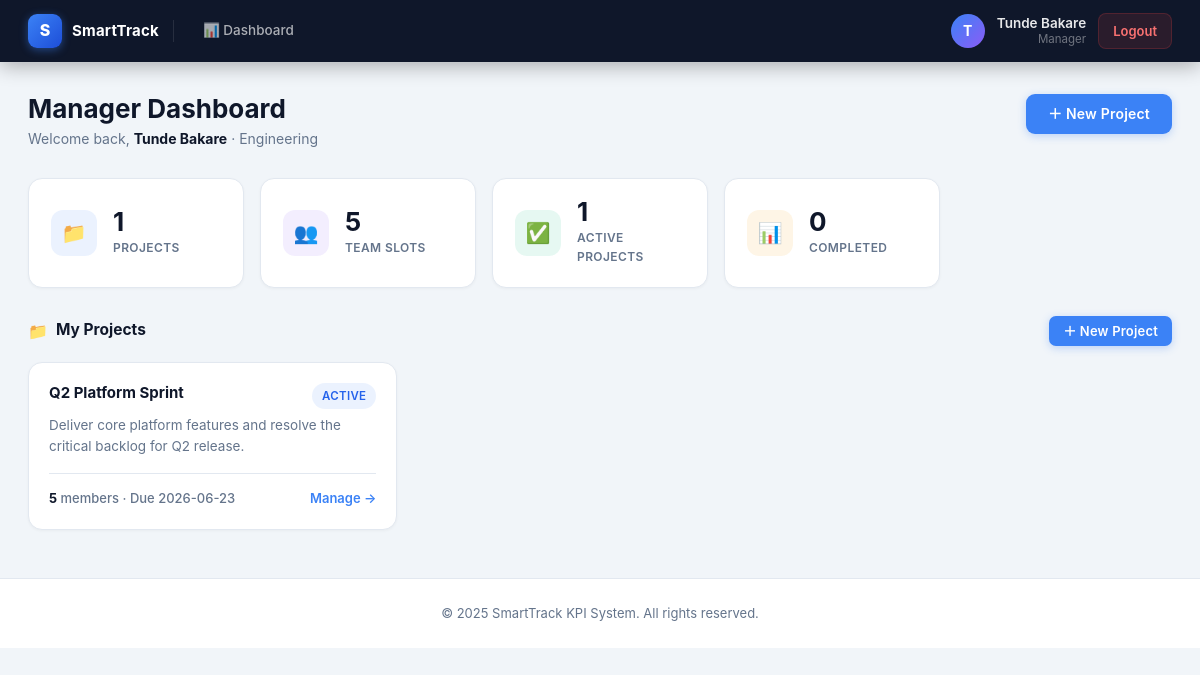
The page /manager/dashboard (signed in) on the database its author committed.
### tables this page shows
CREATE TABLE users (
            id            INTEGER PRIMARY KEY AUTOINCREMENT,
            username      TEXT UNIQUE NOT NULL,
            password      TEXT NOT NULL,
            full_name     TEXT NOT NULL,
            role          TEXT NOT NULL CHECK(role IN ('admin','manager','employee')),
            department_id INTEGER REFERENCES departments(id),
            company_id    INTEGER NOT NULL REFERENCES companies(id)
        );

CREATE TABLE departments (
            id         INTEGER PRIMARY KEY AUTOINCREMENT,
            name       TEXT NOT NULL,
            company_id INTEGER REFERENCES companies(id)
        );

CREATE TABLE projects (
            id            INTEGER PRIMARY KEY AUTOINCREMENT,
            name          TEXT NOT NULL,
            description   TEXT,
            start_date    TEXT NOT NULL,
            end_date      TEXT NOT NULL,
            status        TEXT NOT NULL DEFAULT 'active'
                              CHECK(status IN ('active','completed','archived')),
            created_by    INTEGER REFERENCES users(id),
            department_id INTEGER REFERENCES departments(id),
            company_id    INTEGER NOT NULL REFERENCES companies(id),
            created_at    TEXT DEFAULT (datetime('now'))
        );

### app.py (the view)
@app.get("/manager/dashboard", response_class=HTMLResponse)
def mgr_dashboard(request: Request):
    user = require_role(request, "manager")
    conn = get_conn()
    projects = conn.execute(
        "SELECT p.*, "
        "(SELECT COUNT(*) FROM project_members WHERE project_id=p.id) as member_count, "
        "(SELECT COUNT(*) FROM kpis WHERE project_id=p.id) as kpi_count "
        "FROM projects p WHERE p.department_id=? "
        "ORDER BY p.end_date",
        (user["department_id"],)
    ).fetchall()
    conn.close()
    return templates.TemplateResponse("manager.html",
                                      {"request": request, "user": user, "projects": projects})

### templates/manager.html (shortened to what this page needs)
{% extends "base.html" %}
{% block content %}
{% set ns = namespace(total_members=0) %}
{% for p in projects %}
    {% set ns.total_members = ns.total_members + p['member_count'] %}
{% endfor %}
<div class="page-header">
    <div>
        <h1 class="page-header-title">Manager Dashboard</h1>
        <p class="page-header-subtitle">Welcome back, <strong>{{ user['full_name'] }}</strong>
            {% if user['dept_name'] %} · {{ user['dept_name'] }}{% endif %}
        </p>
    </div>
    <div class="page-header-actions">
        <a href="/manager/project/new"><button>＋ New Project</button></a>
    </div>
</div>
<div class="stats-grid">
    <div class="stat-card">
        <div class="stat-icon si-blue">📁</div>
        <div>
            <div class="stat-value">{{ projects | length }}</div>
            <div class="stat-label">Projects</div>
        </div>
    </div>
    <div class="stat-card">
        <div class="stat-icon si-purple">👥</div>
        <div>
            <div class="stat-value">{{ ns.total_members }}</div>
            <div class="stat-label">Team Slots</div>
        </div>
    </div>
    <div class="stat-card">
        <div class="stat-icon si-green">✅</div>
        <div>
            {% set active_count = projects | selectattr('status', 'equalto', 'active') | list | length %}
            <div class="stat-value">{{ active_count }}</div>
            <div class="stat-label">Active Projects</div>
        </div>
    </div>
    <div class="stat-card">
        <div class="stat-icon si-amber">📊</div>
        <div>
            {% set done_count = projects | selectattr('status', 'equalto', 'completed') | list | length %}
            <div class="stat-value">{{ done_count }}</div>
            <div class="stat-label">Completed</div>
        </div>
    </div>
</div>
<div class="section-header">
    <h2 class="section-title"><span class="section-icon">📁</span> My Projects</h2>
    <a href="/manager/project/new" class="btn btn-sm">＋ New Project</a>
</div>
{% if projects %}
<div class="project-grid">
    {% for project in projects %}
    <a class="project-card" href="/manager/project/{{ project['id'] }}">
        <div class="project-card-top">
            <h3 class="project-card-name">{{ project['name'] }}</h3>
            <span class="badge {{ 'badge-success' if project['status'] == 'completed' else 'badge-primary' }}">
                {{ project['status'] | title }}
            </span>
        </div>
        <p class="project-card-desc">{{ project['description'] or 'No description provided.' }}</p>
        <div class="project-card-footer">
            <span class="project-meta">
                <strong>{{ project['member_count'] }}</strong> member{{ 's' if project['member_count'] != 1 }}
                · Due {{ project['end_date'] }}
            </span>
            <span class="project-arrow">Manage →</span>
        </div>
    </a>
    {% endfor %}
</div>
{% else %}
<div class="empty-state">
    <span class="empty-icon">📋</span>
    <h4>No projects yet</h4>
    <p>Create your first project to start assigning KPIs to your team.</p>
</div>
{% endif %}
{% endblock %}

### templates/base.html (shortened to what this page needs)
<!DOCTYPE html>
<html lang="en">
<head>
    <link rel="stylesheet" href="{{ url_for('static', path='style.css') }}?v=20">
</head>
<body class="{% block body_class %}{% endblock %}">
    {% set auth_paths = ['/', '/login', '/register', '/signup'] %}
    {% if request.url.path not in auth_paths %}
    <nav class="navbar">
        <div class="navbar-brand">
            <div class="navbar-logo">S</div>
            <span class="navbar-title">SmartTrack</span>
        </div>
        <div class="navbar-links">
            {% if request.session.get('user_id') and user %}
            <a href="/{{ user['role'] }}/dashboard">
                📊 Dashboard
            </a>
            {% endif %}
        </div>
        <div class="navbar-user">
            {% if request.session.get('user_id') and user %}
            <div class="user-avatar">{{ user['full_name'][0] | upper if user['full_name'] else 'U' }}</div>
            <div class="user-info">
                <div class="user-name-text">{{ user['full_name'] }}</div>
                <div class="user-role-text">{{ user['role'] | title }}</div>
            </div>
            <a href="/logout" class="btn-logout">Logout</a>
            {% endif %}
        </div>
    </nav>
    {% endif %}
    <main>
        {% block content %}{% endblock %}
    </main>
    {% if request.url.path not in auth_paths %}
    <footer>
        <p>&copy; 2025 SmartTrack KPI System. All rights reserved.</p>
    </footer>
    {% endif %}
</body>
</html>

### rows shown on the page
users: full_name "T", full_name "Tunde Bakare", role "Manager"
departments: dept_name "Engineering"
projects: name "Q2 Platform Sprint", status "ACTIVE", description "Deliver core platform features and resolve the critical backlog for Q2 release.", member_count "5", member_count "s", end_date "2026-06-23"

### other values the page prints
{{ projects | length }} "1"
{{ ns.total_members }} "5"
{{ active_count }} "1"
{{ done_count }} "0"
